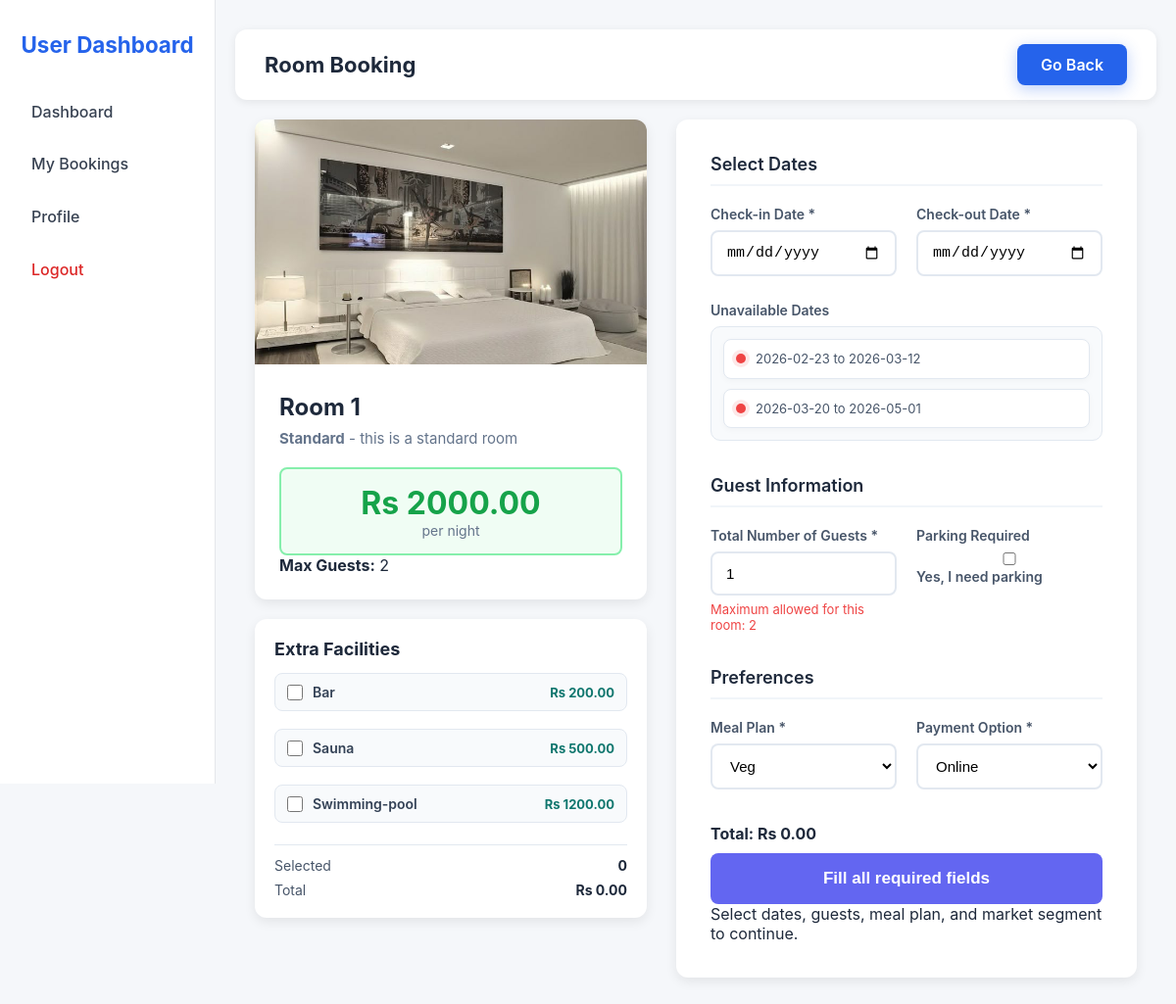
/book_room/1 (signed in), run on the app's committed database.
### tables this page shows
CREATE TABLE room_types (
            room_type_id INTEGER PRIMARY KEY AUTOINCREMENT,
            room_type_name TEXT UNIQUE NOT NULL,
            description TEXT,
            price_per_night INTEGER,
            image_path TEXT
        , max_guests INTEGER NOT NULL DEFAULT 2);

CREATE TABLE rooms (
            room_id INTEGER PRIMARY KEY AUTOINCREMENT,
            room_number TEXT UNIQUE NOT NULL,
            room_type_id INTEGER NOT NULL,
            price_per_night INTEGER,
            FOREIGN KEY(room_type_id) REFERENCES room_types(room_type_id) ON DELETE CASCADE
        );

CREATE TABLE extra_facilities (
            facility_id INTEGER PRIMARY KEY AUTOINCREMENT,
            facility_name TEXT UNIQUE NOT NULL,
            price REAL NOT NULL DEFAULT 0 CHECK(price >= 0),
            created_at TIMESTAMP DEFAULT CURRENT_TIMESTAMP
        );

### hotel_app/controllers/user_controller.py (the view, shortened to what this page needs)
def book(room_id):
    room = room_model.get_booking(room_id)
    if not room:
        flash("Room not found!", "danger")
        return redirect(url_for("user_dashboard"))
    meal_plans = meal_plan_model.list_all()
    segments = market_segment_model.list_all()
    extra_facilities = extra_facility_model.list_all()
    unavailable_ranges = get_unavailable(room_id)
    return render_template(
        "book_room.html",
        room=room,
        meal_plans=meal_plans,
        segments=segments,
        extra_facilities=extra_facilities,
        unavailable_ranges=unavailable_ranges,
    )

### hotel_app/controllers/user_controller.py (called while the page is built)
def get_unavailable(room_id):
    return booking_service.get_unavailable(room_id)

### hotel_app/models/booking_model.py (called while the page is built)
def list_active_windows(room_id):
    conn = db_model.conn()
    rows = conn.execute(
        """
        SELECT arrival_year, arrival_month, arrival_date, total_nights
        FROM bookings
        WHERE room_id = ? AND booking_status = 'Not_Canceled'
    """,
        (room_id,),
    ).fetchall()
    conn.close()
    return rows

### hotel_app/models/db.py (called while the page is built)
def conn():
    conn = sqlite3.connect(DB_PATH)
    conn.row_factory = sqlite3.Row
    conn.execute("PRAGMA foreign_keys = ON")
    return conn

### hotel_app/models/extra_facility_model.py (called while the page is built)
def list_all():
    conn = db_model.conn()
    rows = conn.execute(
        """
        SELECT facility_id, facility_name, price, created_at
        FROM extra_facilities
        ORDER BY facility_name
    """
    ).fetchall()
    conn.close()
    return rows

### hotel_app/models/market_segment_model.py (called while the page is built)
def list_all():
    conn = db_model.conn()
    rows = conn.execute("SELECT * FROM market_segments").fetchall()
    conn.close()
    return rows

### hotel_app/models/meal_plan_model.py (called while the page is built)
def list_all():
    conn = db_model.conn()
    rows = conn.execute("SELECT * FROM meal_plans").fetchall()
    conn.close()
    return rows

### hotel_app/models/room_model.py (called while the page is built)
def get_booking(room_id):
    conn = db_model.conn()
    row = conn.execute(
        """
        SELECT r.room_id, r.room_number, r.price_per_night, t.room_type_name, t.image_path, t.description,
               t.max_guests AS max_guests
        FROM rooms r
        JOIN room_types t ON r.room_type_id = t.room_type_id
        WHERE r.room_id=?
    """,
        (room_id,),
    ).fetchone()
    conn.close()
    return row

### hotel_app/services/booking_service.py (called while the page is built)
def get_stay_row(row):
    total_nights = int(row["total_nights"] or 0)
    checkin = datetime(row["arrival_year"], row["arrival_month"], row["arrival_date"]).date()
    checkout = checkin + timedelta(days=total_nights)
    return checkin, checkout, total_nights

def get_unavailable(room_id):
    rows = booking_model.list_active_windows(room_id)
    ranges = []
    for row in rows:
        start, end, nights = get_stay_row(row)
        if nights > 0:
            ranges.append({"start": start.isoformat(), "end": end.isoformat()})
    return ranges

### templates/book_room.html (shortened to what this page needs)
<!DOCTYPE html>
<html lang="en">
<head>
    <link rel="stylesheet" href="{{ url_for('static', filename='css/book_room.css') }}">
    <link rel="stylesheet" href="{{ url_for('static', filename='css/flash.css') }}">
</head>
<body>
    <div class="dashboard">
        <aside class="sidebar">
            <h2>User Dashboard</h2>
            <nav>
                <a href="{{ url_for('user_dashboard') }}">Dashboard</a>
                <a href="{{ url_for('my_bookings') }}">My Bookings</a>
                <a href="{{ url_for('user_profile') }}">Profile</a>
                <a href="{{ url_for('logout') }}" class="logout">Logout</a>
            </nav>
        </aside>
        <div class="booking-main">
            <div class="top-bar">
                <h1>Room Booking</h1>
                <a href="{{ url_for('user_dashboard') }}" class="back">Go Back</a>
            </div>
            <div class="container">
                <div class="side-column">
                    <div class="room-card">
                        {% if room.image_path %}
                        <img src="{{ url_for('static', filename='uploads/rooms/' ~ room.image_path) }}" alt="Room" class="room-image">
                        {% else %}
                        <img src="https://via.placeholder.com/400x250/6366f1/ffffff?text=Room+{{ room.room_number }}" alt="Room" class="room-image">
                        {% endif %}
                        <div class="room-info">
                            <h2>Room {{ room.room_number }}</h2>
                            <p class="room-type"><b>{{ room.room_type_name }}</b> - {{ room.description }}</p>
                            <div class="price-tag">
                                <div class="price">Rs {{ "%.2f"|format(room.price_per_night|default(120)) }}</div>
                                <div class="per-night">per night</div>
                            </div>
                            <p><strong>Max Guests:</strong> {{ room.max_guests or 2 }}</p>
                        </div>
                    </div>
                    <div class="facilities-card">
                        <h3>Extra Facilities</h3>
                        {% if extra_facilities and extra_facilities|length > 0 %}
                        <div class="facilities-list">
                            {% for facility in extra_facilities %}
                            <label class="facility-option">
                                <input type="checkbox"
                                       class="extra-facility-checkbox"
                                       value="{{ facility.facility_id }}"
                                       data-price="{{ "%.2f"|format(facility.price|float) }}">
                                <span>{{ facility.facility_name }}</span>
                                <strong>Rs {{ "%.2f"|format(facility.price|float) }}</strong>
                            </label>
                            {% endfor %}
                        </div>
                        {% else %}
                        <p class="facilities-empty">No extra facilities available right now.</p>
                        {% endif %}
                        <div class="facilities-summary">
                            <div>
                                <span>Selected</span>
                                <strong id="facility_count_display">0</strong>
                            </div>
                            <div>
                                <span>Total</span>
                                <strong>Rs <span id="facility_total_display">0.00</span></strong>
                            </div>
                        </div>
                    </div>
                </div>
                <div class="form-card">
                    <form id="bookingForm">
                        <div class="section">
                            <h2>Select Dates</h2>
                            <div class="grid">
                                <div class="form-group">
                                    <label>Check-in Date *</label>
                                    <input type="date" id="checkin" required>
                                </div>
                                <div class="form-group">
                                    <label>Check-out Date *</label>
                                    <input type="date" id="checkout" required>
                                </div>
                                <div class="form-group full-width">
                                    <label>Unavailable Dates</label>
                                    <ul id="unavailable-list" class="unavailable-list">
                                        {% if unavailable_ranges and unavailable_ranges|length > 0 %}
                                            {% for r in unavailable_ranges %}
                                                <li>{{ r.start[:10] }} to {{ r.end[:10] }}</li>
                                            {% endfor %}
                                        {% else %}
                                            <li class="empty-state">No unavailable dates.</li>
                                        {% endif %}
                                    </ul>
                                </div>
                            </div>
                        </div>
                        <div class="section">
                            <h2>Guest Information</h2>
                            <div class="grid">
                                <div class="form-group">
                                    <label>Total Number of Guests *</label>
                                    <input type="number" id="total_guests" min="1" max="{{ room.max_guests or 2 }}" value="1" required>
                                    <div class="note">Maximum allowed for this room: {{ room.max_guests or 2 }}</div>
                                </div>
                                <div class="form-group">
                                    <label>Parking Required</label>
                                    <label>
                                        <input type="checkbox" id="required_car_parking_space" value="1">
                                        Yes, I need parking
                                    </label>
                                </div>
                            </div>
                        </div>
                        <div class="section">
                            <h2>Preferences</h2>
                            <div class="grid">
                                <div class="form-group">
                                    <label>Meal Plan *</label>
                                    <select id="meal_plan_id" required>
                                        {% for m in meal_plans %}
                                        <option value="{{ m.meal_plan_id }}">{{ m.meal_plan_name }}</option>
                                        {% endfor %}
                                    </select>
                                </div>
                                <div class="form-group">
                                    <label>Payment Option *</label>
                                    <select id="market_segment_id" required>
                                        {% for s in segments %}
                                        <option value="{{ s.market_segment_id }}" data-segment-name="{{ s.segment_name }}">{{ s.segment_name }}</option>
                                        {% endfor %}
                                    </select>
                                </div>
                            </div>
                        </div>
                        <div class="payment-section">
                            <div class="total-preview">
                                <strong>Total: Rs <span id="display_total">0.00</span></strong>
                            </div>
                            <button type="button" class="btn-submit" id="bookButton" disabled>
                                <span id="button-text">Fill all fields</span>
                            </button>
                            <div class="payment-note" id="payment-note">
                            </div>
                        </div>
                    </form>
                </div>
            </div>
        </div>
    </div>
</body>
</html>

### data on the page
room_types: image_path (picture), room_type_name "Standard", description "this is a standard room", max_guests "2"
rooms: room_number "1", price_per_night "2000.00"
extra_facilities: facility_name "Bar", price "200.00"
extra_facilities: facility_name "Sauna", price "500.00"
extra_facilities: facility_name "Swimming-pool", price "1200.00"

### other printed values
{{ r.start[:10] }} "2026-02-23" "2026-03-20"
{{ r.end[:10] }} "2026-03-12" "2026-05-01"
form field value "Veg"
form field value "Online"
